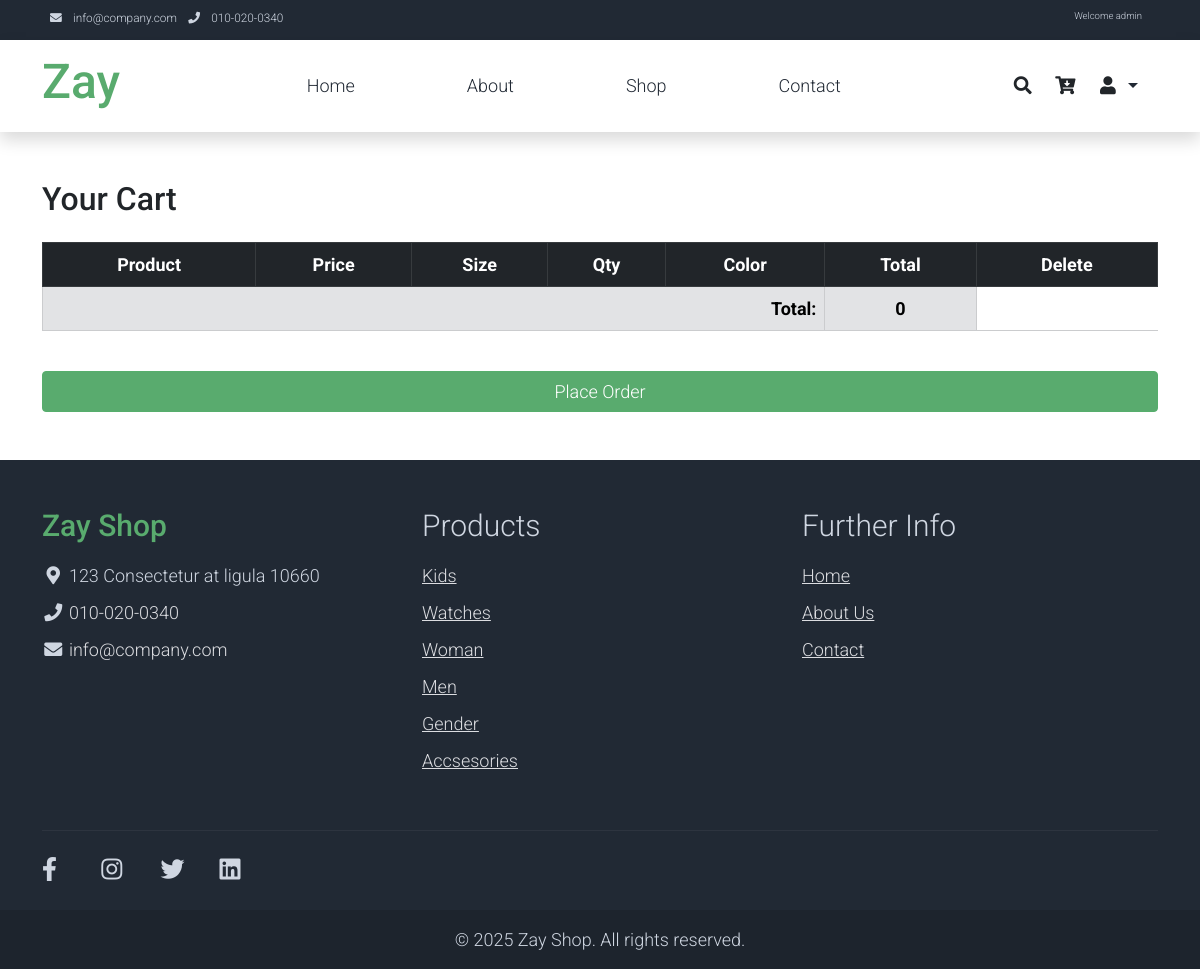
/order/ (signed in), run on the app's committed database.
### products/models.py (models this page shows, shortened)
class CategoriesProduct(models.Model):
    title = models.CharField(max_length=50)
    is_visible = models.BooleanField(default=False)
    is_category_month = models.BooleanField(default=False)
    category = models.ForeignKey('self',on_delete=models.CASCADE,null=True,blank=True,related_name='subcategories')
    slug = models.SlugField(unique=True,null=False, blank=False)
    created = models.DateTimeField(auto_now=True)
    class Meta:
        ordering = ['-created']
        verbose_name = 'Category Products'
        verbose_name_plural = 'Categories Products'

### contact/views.py (the view)
# urls.py: path('order/', cart_view, name='order'),
@login_required
def cart_view(request):
    if request.method == 'POST':
        product_id = request.POST.get('product-id')
        size = request.POST.get('product-size')
        quantity = int(request.POST.get('product-quanity'))
        color = request.POST.get('product-color')
        product = Products.objects.get(id=product_id)
        cart_item = CartItem(user= request.user, product=product, size=size, quantity=quantity, price=product.price, color=color)
        cart_item.save()
        all_cart = CartItem.objects.filter(user=request.user, order__isnull=True)
        all_sum = sum(item.total() for item in CartItem.objects.filter(user=request.user, order__isnull=True))
        return render(request, 'order.html', context={'order': all_cart,
                                                  'total': cart_item.total(),
                                                  'all_sum': all_sum})
    else:
        all_cart = CartItem.objects.filter(user=request.user, order__isnull=True)
        all_sum = sum(item.total() for item in CartItem.objects.filter(user=request.user, order__isnull=True))
        return render(request, 'order.html', context={'order': all_cart,
                                                  'all_sum': all_sum})

### products/context_processors.py (called while the page is built)
def count_item_cart(request):
    if request.user.is_authenticated:
        cart_item = CartItem.objects.filter(user=request.user, order__isnull=True)
        if cart_item:
            total = len(cart_item)
        else:
            total = 0
    else:
        total = 0
    return {'cart_item': total}

def category(request):
    category = CategoriesProduct.objects.filter(is_visible=True)
    return {'category': category }

### contact/templates/order.html (shortened to what this page needs)
{% extends 'main_header.html' %}
{%  block main_content %}
<div class="container py-5">
    <h2 class="mb-4">Your Cart</h2>
        <div class="table-responsive mb-4">
            <table class="table table-bordered align-middle text-center">
                <thead class="table-dark">
                    <tr>
                        <th>Product</th>
                        <th>Price</th>
                        <th>Size</th>
                        <th>Qty</th>
                        <th>Color</th>
                        <th>Total</th>
                        <th>Delete</th>
                    </tr>
                </thead>
                <tbody>
                    <tr class="table-secondary fw-bold">
                        <td colspan="5" class="text-end">Total:</td>
                        <td>{{ all_sum }}</td>
                    </tr>
                </tbody>
            </table>
        </div>
         <a href="{% url 'checkout' %}" class="btn btn-success w-100">Place Order</a>
</div>
{% endblock %}

### templates/main_header.html (shortened to what this page needs)
<!DOCTYPE html>
<html lang="en">
{% load static %}
<head>
    <link rel="stylesheet" href="{% static 'assets/css/bootstrap.min.css' %}">
    <link rel="stylesheet" href="{% static 'assets/css/templatemo.css' %}">
    <link rel="stylesheet" href="{% static 'assets/css/custom.css' %}">
    <link rel="stylesheet" href="{% static 'assets/css/fontawesome.min.css' %}">
</head>
<body>
    <nav class="navbar navbar-expand-lg bg-dark navbar-light d-none d-lg-block" id="templatemo_nav_top">
        <div class="container text-light">
            <div class="w-100 d-flex justify-content-between">
                <div>
                    <i class="fa fa-envelope mx-2"></i>
                    <a class="navbar-sm-brand text-light text-decoration-none" href="mailto:info@company.com">info@company.com</a>
                    <i class="fa fa-phone mx-2"></i>
                    <a class="navbar-sm-brand text-light text-decoration-none" href="tel:010-020-0340">010-020-0340</a>
                </div>
                <div>
                    <ul class="navbar-nav ms-auto d-flex flex-row">
                        {% if user.is_authenticated %}
                            <li class="nav-item me-3">
                                <span class="navbar-sm-brand text-light">Welcome {{ user.username }}</span>
                            </li>
                        {% endif %}
                    </ul>
                </div>
            </div>
        </div>
    </nav>
    <nav class="navbar navbar-expand-lg navbar-light shadow">
        <div class="container d-flex justify-content-between align-items-center">
            <a class="navbar-brand text-success logo h1 align-self-center" href="{% url 'home' %}">
                Zay
            </a>
            <div class="collapse navbar-collapse flex-fill d-lg-flex justify-content-lg-between" id="templatemo_main_nav">
                <div class="flex-fill">
                    <ul class="nav navbar-nav d-flex justify-content-between mx-lg-auto">
                        <li class="nav-item"><a class="nav-link" href="{% url 'home' %}">Home</a></li>
                        <li class="nav-item"><a class="nav-link" href="{% url 'about' %}">About</a></li>
                        <li class="nav-item"><a class="nav-link" href="{% url 'category' %}">Shop</a></li>
                        <li class="nav-item"><a class="nav-link" href="{% url 'contact' %}">Contact</a></li>
                    </ul>
                </div>
                <div class="navbar align-self-center d-flex">
                    <a class="nav-icon d-none d-lg-inline" href="#" data-bs-toggle="modal" data-bs-target="#templatemo_search">
                        <i class="fa fa-fw fa-search text-dark mr-2"></i>
                    </a>
                    {% if user.is_authenticated %}
                    <a class="nav-icon position-relative text-decoration-none" href="{% url 'order' %}">
                        <i class="fa fa-fw fa-cart-arrow-down text-dark mr-1"></i>
                    </a>
                    {% else %}
                    <a class="nav-icon position-relative text-decoration-none" href="{% url 'login' %}">
                        <i class="fa fa-fw fa-cart-arrow-down text-dark mr-1"></i>
                    </a>
                    {% endif %}
                    <div class="nav-item dropdown">
                    <a class="nav-icon position-relative text-decoration-none dropdown-toggle" href="#" id="userDropdown" role="button" data-bs-toggle="dropdown" aria-expanded="false">
                        <i class="fa fa-fw fa-user text-dark mr-3"></i>
                    </a>
                    </div>
                </div>
            </div>
        </div>
    </nav>
    {% block main_content %}
    {% endblock %}
    <footer class="bg-dark" id="tempaltemo_footer">
        <div class="container pt-5">
            <div class="row">
                <div class="col-md-4">
                    <h2 class="h2 text-success logo">Zay Shop</h2>
                    <ul class="list-unstyled text-light footer-link-list">
                        <li><i class="fas fa-map-marker-alt fa-fw"></i> 123 Consectetur at ligula 10660</li>
                        <li><i class="fa fa-phone fa-fw"></i> <a class="text-decoration-none" href="tel:010-020-0340">010-020-0340</a></li>
                        <li><i class="fa fa-envelope fa-fw"></i> <a class="text-decoration-none" href="mailto:info@company.com">info@company.com</a></li>
                    </ul>
                </div>
                <div class="col-md-4">
                    <h2 class="h2 text-light">Products</h2>
                    <ul class="list-unstyled text-light footer-link-list">
                        {% for item in category %}
                        <li><a href="{% url 'category_products' item.slug %}">{{ item.title }}</a></li>
                        {% endfor %}
                    </ul>
                </div>
                <div class="col-md-4">
                    <h2 class="h2 text-light">Further Info</h2>
                    <ul class="list-unstyled text-light footer-link-list">
                        <li><a href="{% url 'home' %}">Home</a></li>
                        <li><a href="{% url 'about' %}">About Us</a></li>
                        <li><a href="{% url 'contact' %}">Contact</a></li>
                    </ul>
                </div>
            </div>
            <div class="row text-light mt-4">
                <div class="col-12">
                    <div class="w-100 my-3 border-top border-light"></div>
                </div>
                <div class="col-auto me-auto">
                    <ul class="list-inline text-left footer-icons">
                        <li class="list-inline-item"><a href="http://facebook.com/" class="text-light"><i class="fab fa-facebook-f fa-lg"></i></a></li>
                        <li class="list-inline-item"><a href="https://www.instagram.com/" class="text-light"><i class="fab fa-instagram fa-lg"></i></a></li>
                        <li class="list-inline-item"><a href="https://twitter.com/" class="text-light"><i class="fab fa-twitter fa-lg"></i></a></li>
                        <li class="list-inline-item"><a href="https://www.linkedin.com/" class="text-light"><i class="fab fa-linkedin fa-lg"></i></a></li>
                    </ul>
                </div>
            </div>
        </div>
        <div class="w-100 bg-black py-3">
            <div class="container text-center">
                <p class="text-light mb-0">&copy; {{ now|default:"2025" }} Zay Shop. All rights reserved.</p>
            </div>
        </div>
    </footer>
</body>
</html>

### static/assets/css/templatemo.css (style rules this page uses)
body, ul, li, p, a, label, input, div { font-family: 'Roboto', sans-serif; font-size: 18px !important; font-weight: 300 !important; }
.h1 { font-family: 'Roboto', sans-serif; font-size: 48px !important; font-weight: 200 !important; }
.h2 { font-family: 'Roboto', sans-serif; font-size: 30px !important; font-weight: 300; }
.logo { font-weight: 500 !important; }
.text-success { color: #59ab6e !important; }
.text-light { color: #cfd6e1 !important; }
.bg-dark { background-color: #212934 !important; }
.bg-black { background-color: #1d242d !important; }
.btn-success { background-color: #59ab6e !important; border-color: #56ae6c !important; }
#templatemo_nav_top { min-height: 40px; }
#templatemo_nav_top * { font-size: .9em !important; }
#templatemo_main_nav a { color: #212934; }
#templatemo_main_nav .navbar .nav-icon { margin-right: 20px; }
#tempaltemo_footer a { color: #dcdde1; }
#tempaltemo_footer ul.footer-link-list li { padding-top: 10px; }
#tempaltemo_footer ul.footer-icons li { width: 2.6em; height: 2.6em; line-height: 2.6em; }
#tempaltemo_footer .border-light { border-color: #2d343f !important; }
@media (min-width: 768px) { #templatemo_main_nav .navbar-nav { max-width: 450px; } }
@media (min-width: 992px) { #templatemo_main_nav .navbar-nav { max-width: 550px; } }

### data on the page
CategoriesProduct: title "Kids"
CategoriesProduct: title "Watches"
CategoriesProduct: title "Woman"
CategoriesProduct: title "Men"
CategoriesProduct: title "Gender"
CategoriesProduct: title "Accsesories"

### other printed values
{{ user.username }} "admin"
{{ all_sum }} "0"
{{ now|default:"2025" }} "2025"
